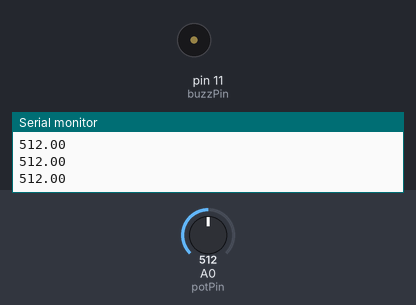
Bench run of a sketch on a simulated Arduino Uno, built with avr-gcc and run on an emulated ATmega328P. Parts: buzzer (waves = sounding, pin HIGH), the last lines printed to the serial monitor. The test bench sets the inputs (shaded band); at power-on: A0 (potPin) = 512.

Above: at 1.2 s.
1.3 s: A0 (potPin) set to 789
2.8 s: A0 (potPin) set to 816
At 3.2 s:
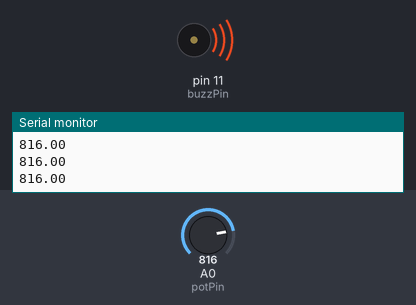
4.3 s: A0 (potPin) set to 790
At 5.5 s:
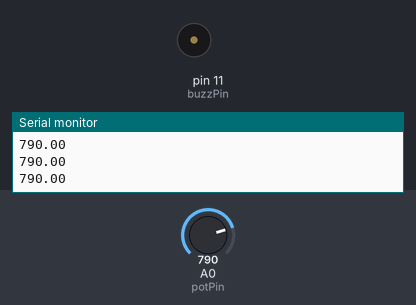
5.8 s: A0 (potPin) set to 810
At 6.8 s:
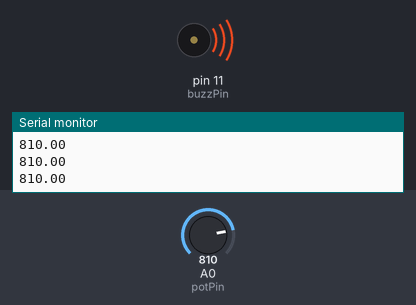
Timing chart, 0 to 8.3 s (numbered marks = the images above; inputs shaded):
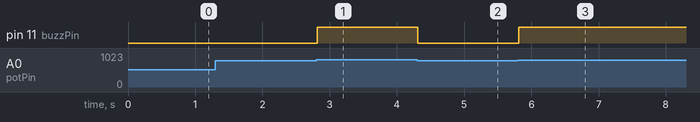

The sketch:

BuzzerPractice.ino
```cpp
int buzzPin = 11;
int potPin = A0;
int waitTime = 1000;
float potValue;


void setup() {
  // put your setup code here, to run once:
  Serial.begin(9600);
  pinMode(potPin,INPUT);
  pinMode(buzzPin,OUTPUT);
}

void loop() {
  // put your main code here, to run repeatedly:
  potValue = analogRead(potPin);
  Serial.println(potValue);
  while(potValue>800){
    digitalWrite(buzzPin,HIGH);
    potValue = analogRead(potPin);
    Serial.println(potValue);
  }
  digitalWrite(buzzPin,LOW);
}
```

Measured:
- the behaviour switches between 800 and 801 on A0 (potPin) (found by bisection; images 0 and 1)
- after the input at 2.8 s, pin 11 (buzzPin): LOW → HIGH at once
- after the input at 4.3 s, pin 11 (buzzPin): HIGH → LOW at once
- after the input at 5.8 s, pin 11 (buzzPin): LOW → HIGH at once
